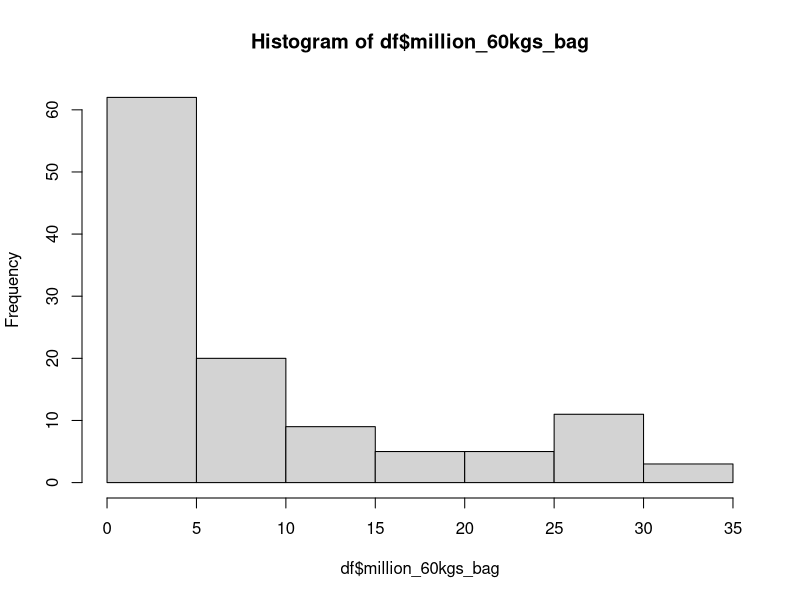
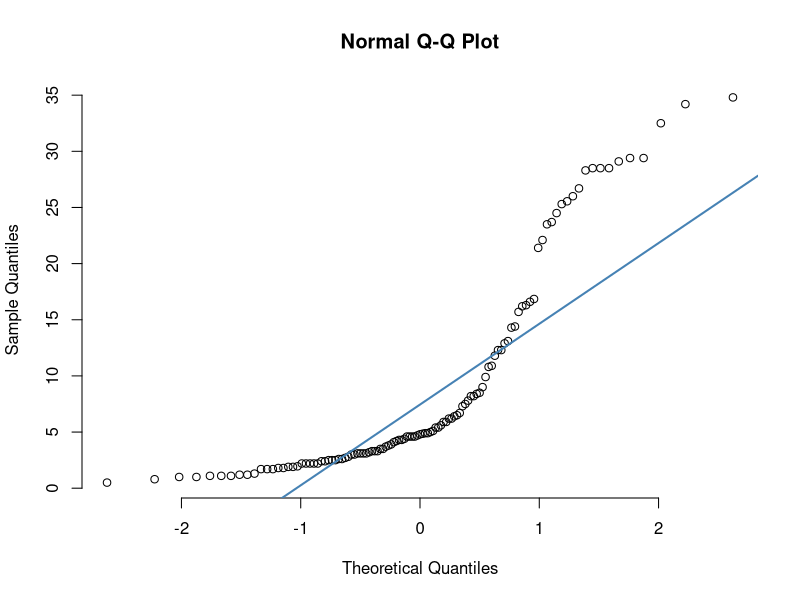
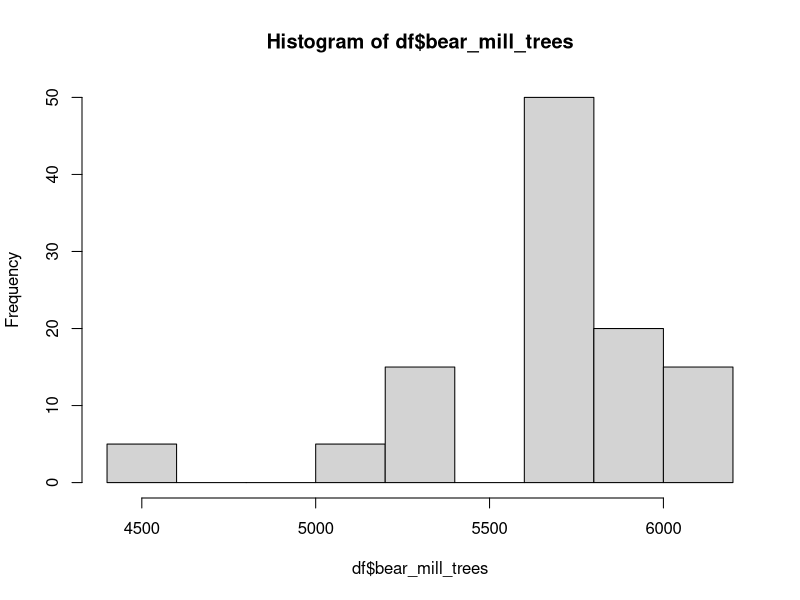
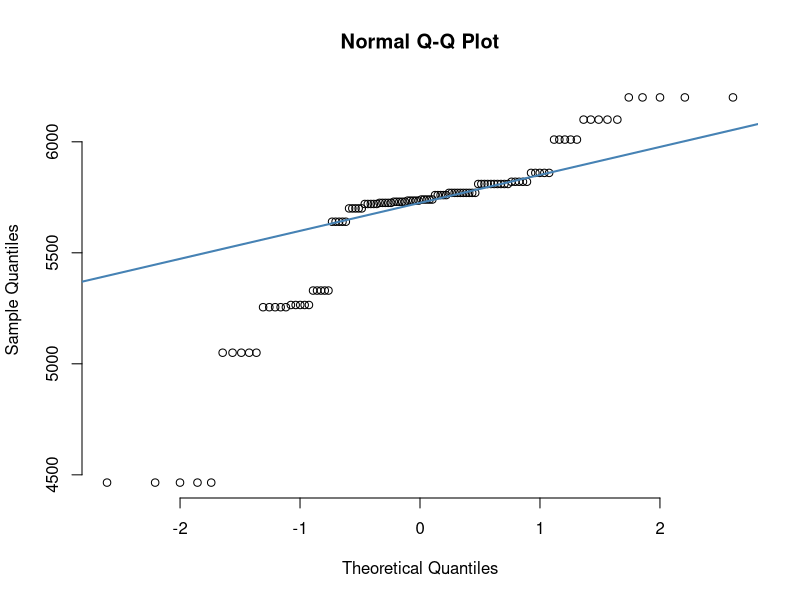
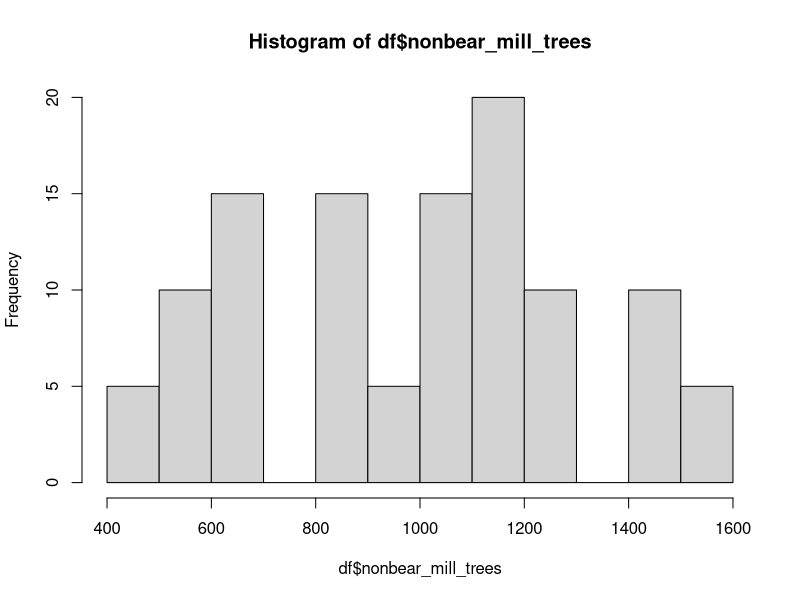
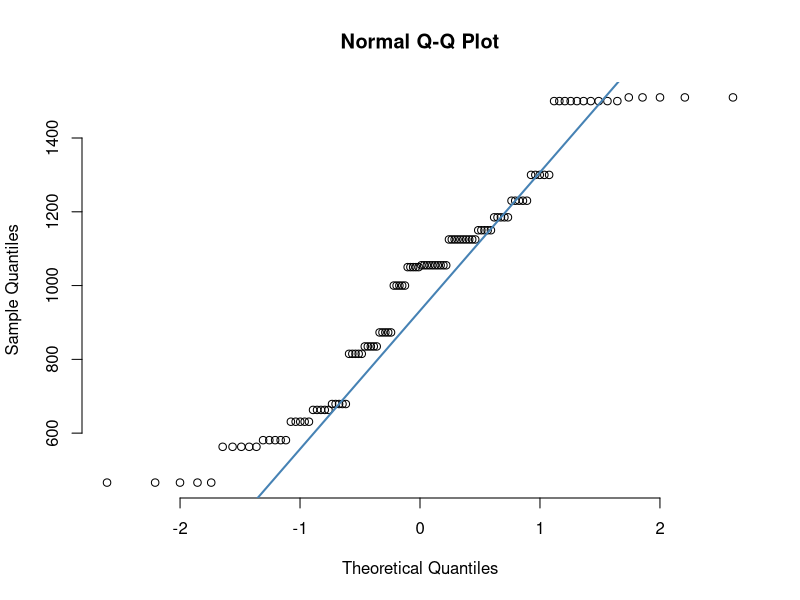
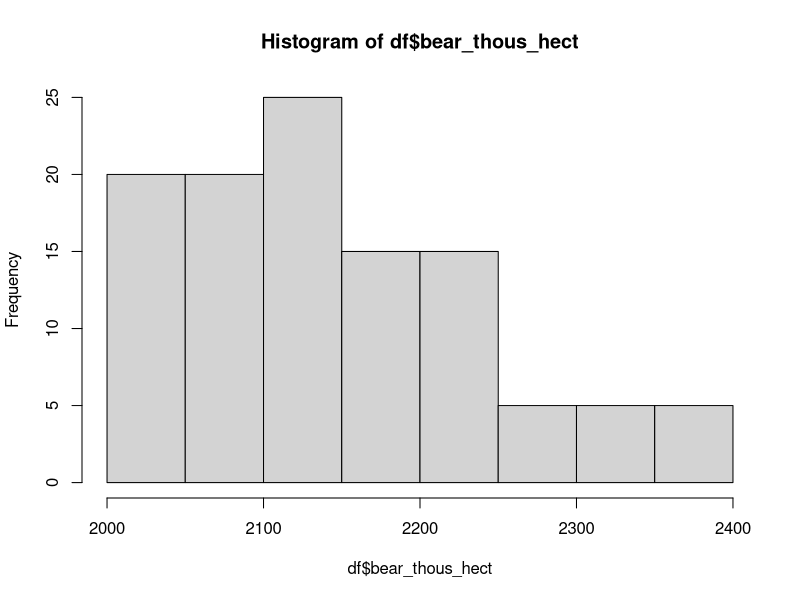
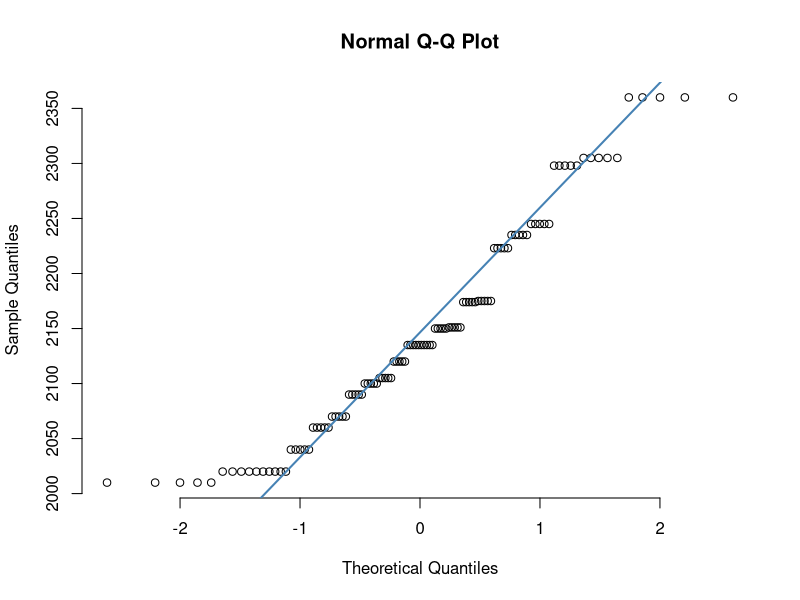

Recreate these plots in R, in order. (Note: this script raises an error after producing the figures.)
library(dplyr)
library(tidyr)
library(class)

library(ggplot2)
library(reshape2)

# load data
coffee <- read.csv("data/csv/ml_data/br_final.csv")

str(coffee)
head(coffee)
dim(coffee)

rowSums(is.na(coffee))


df <- coffee

## univariate analysis ## 

# explore distributions

# coffee production
jpeg(file="images/coffee_prod_hist.png")
hist(df$million_60kgs_bag)
dev.off()

jpeg(file="images/coffee_prod_qq.png")
qqnorm(df$million_60kgs_bag, pch = 1, frame = FALSE)
qqline(df$million_60kgs_bag, col = "steelblue", lwd = 2)
dev.off()

# check shapiro-wilkes test
shapiro.test(df$million_60kgs_bag)
"data:  df$million_60kgs_bag
W = 0.77519, p-value = 5.551e-12"

# coffee growth (bearing trees)
jpeg(file="images/coffee_bearingtrees_hist.png")
hist(df$bear_mill_trees)
dev.off()

jpeg(file="images/coffee_brearingtrees_qq.png")
qqnorm(df$bear_mill_trees, pch = 1, frame = FALSE)
qqline(df$bear_mill_trees, col = "steelblue", lwd = 2)
dev.off()

# check shapiro-wilkes test
shapiro.test(df$bear_mill_trees)
"data:  df$bear_mill_trees
W = 0.81675, p-value = 2.245e-10"

# coffee growth (non-bearing trees)
jpeg(file="images/coffee_nonbearingtrees_hist.png")
hist(df$nonbear_mill_trees)
dev.off()

jpeg(file="images/coffee_nonbearingtrees_qq.png")
qqnorm(df$nonbear_mill_trees, pch = 1, frame = FALSE)
qqline(df$nonbear_mill_trees, col = "steelblue", lwd = 2)
dev.off()

# check shapiro-wilkes test
shapiro.test(df$nonbear_mill_trees)
"data:  df$nonbear_mill_trees
W = 0.94276, p-value = 0.0001357"

# coffee growth (bearing hectares)
jpeg(file="images/coffee_bearinghect_hist.png")
hist(df$bear_thous_hect)
dev.off()

jpeg(file="images/coffee_bearingtrees_qq.png")
qqnorm(df$bear_thous_hect, pch = 1, frame = FALSE)
qqline(df$bear_thous_hect, col = "steelblue", lwd = 2)
dev.off()

# check shapiro-wilkes test
shapiro.test(df$bear_thous_hect)
"data:  df$bear_thous_hect
W = 0.9422, p-value = 0.0001246"

# coffee growth (non-bearing hectares)
jpeg(file="images/coffee_nonbearinghect_hist.png")
hist(df$nonbear_thous_hect)
dev.off()

jpeg(file="images/coffee_nonbearingtrees_qq.png")
qqnorm(df$nonbear_thous_hect, pch = 1, frame = FALSE)
qqline(df$nonbear_thous_hect, col = "steelblue", lwd = 2)
dev.off()

# check shapiro-wilkes test
shapiro.test(df$trees_hect_nonbear)
"data:  df$trees_hect_nonbear
W = 0.91189, p-value = 2.081e-06"

# coffee growth (non-bearing trees/hectares)
jpeg(file="images/coffee_nonbearingtreeshect_hist.png")
hist(df$trees_hect_nonbear)
dev.off()

jpeg(file="images/coffee_nonbearingtrees_qq.png")
qqnorm(df$trees_hect_nonbear, pch = 1, frame = FALSE)
qqline(df$trees_hect_nonbear, col = "steelblue", lwd = 2)
dev.off()

# check shapiro-wilkes test
shapiro.test(df$trees_hect_nonbear)
"data:  df$trees_hect_nonbear
W = 0.91189, p-value = 2.081e-06"

# coffee growth (nbearing trees/hectares)
jpeg(file="images/coffee_bearingtreeshect_hist.png")
hist(df$trees_hect_bear)
dev.off()

jpeg(file="images/coffee_nonbearingtrees_qq.png")
qqnorm(df$trees_hect_bear, pch = 1, frame = FALSE)
qqline(df$trees_hect_bear, col = "steelblue", lwd = 2)
dev.off()

# check shapiro-wilkes test
shapiro.test(df$trees_hect_bear)
"data:  df$trees_hect_bear
W = 0.91545, p-value = 3.225e-06"

# median et (kg/m^2 sum)
jpeg(file="images/et_hist.png")
hist(df$median_et)
dev.off()

jpeg(file="images/et_qq.png")
qqnorm(df$median_et, pch = 1, frame = FALSE)
qqline(df$median_et, col = "steelblue", lwd = 2)
dev.off()

# check shapiro-wilkes test
shapiro.test(df$median_et)
"data:  df$median_et
W = 0.98428, p-value = 0.315

ET APPEARS TO BE NORMAL!"

# avg temp celsius
jpeg(file="images/temp_hist.png")
hist(df$temp_c)
dev.off()

jpeg(file="images/temp_qq.png")
qqnorm(df$temp_c, pch = 1, frame = FALSE)
qqline(df$temp_c, col = "steelblue", lwd = 2)
dev.off()

# check shapiro-wilkes test
shapiro.test(df$temp_c)
"data:  df$temp_c
W = 0.90484, p-value = 1.616e-06"

# avg humidity
jpeg(file="images/humid_hist.png")
hist(df$rel_humid)
dev.off()

jpeg(file="images/humid_qq.png")
qqnorm(df$rel_humid, pch = 1, frame = FALSE)
qqline(df$rel_humid, col = "steelblue", lwd = 2)
dev.off()

# check shapiro-wilkes test
shapiro.test(df$rel_humid)
"data:  df$rel_humid
W = 0.9446, p-value = 0.0002771"

# avg wind speed (knots)
jpeg(file="images/wind_hist.png")
hist(df$wind_speed)
dev.off()

jpeg(file="images/wind_qq.png")
qqnorm(df$wind_speed, pch = 1, frame = FALSE)
qqline(df$wind_speed, col = "steelblue", lwd = 2)
dev.off()

# check shapiro-wilkes test
shapiro.test(df$wind_speed)
"data:  df$wind_speed
W = 0.92612, p-value = 2.13e-05"

# avg unemployment (thousand)
jpeg(file="images/unemp_hist.png")
hist(df$avg_unemp_perc)
dev.off()

jpeg(file="images/unemp_qq.png")
qqnorm(df$avg_unemp_perc, pch = 1, frame = FALSE)
qqline(df$avg_unemp_perc, col = "steelblue", lwd = 2)
dev.off()

# check shapiro-wilkes test
shapiro.test(df$avg_unemp_perc)
"data:  df$avg_unemp_perc
W = 0.93091, p-value = 0.001095"

# explore summary statistics

summary(df$avg_unemp_perc)
"Min. 1st Qu.  Median    Mean 3rd Qu.    Max.    NA's 
  4.125   6.800   7.925   8.881  11.425  14.100      48 "

summary(df$median_et)
" Min. 1st Qu.  Median    Mean 3rd Qu.    Max.    NA's 
  815.6   979.7  1054.5  1049.6  1118.9  1277.0      20 "

summary(df$wind_speed)
"Min. 1st Qu.  Median    Mean 3rd Qu.    Max.    NA's 
  4.752   5.611   6.008   6.400   7.363   8.345      11"

summary(df$rel_humid)
"Min. 1st Qu.  Median    Mean 3rd Qu.    Max.    NA's 
  62.45   71.17   75.82   74.37   78.02   83.24      11"

summary(df$nonbear_mill_trees)
"Min. 1st Qu.  Median    Mean 3rd Qu.    Max.    NA's 
    466     679    1052     995    1185    1510       5"

summary(df$bear_mill_trees)
"Min. 1st Qu.  Median    Mean 3rd Qu.    Max.    NA's 
   4465    5640    5738    5648    5810    6200       5"

summary(df$nonbear_thous_hect)
"Min. 1st Qu.  Median    Mean 3rd Qu.    Max.    NA's 
  148.0   205.0   307.0   298.1   347.0   495.0       5"

summary(df$bear_thous_hect)
"Min. 1st Qu.  Median    Mean 3rd Qu.    Max.    NA's 
   2010    2070    2135    2146    2223    2360       5 "

# explore box-plots (by region)
# non-bearing (TODO)
jpeg(file="images/boxplot.png")
boxplot(df$million_60kgs_bag~df$subdivision)
dev.off()

## bivariate analysis ## 

ndf <- df[order(df$year),] 
# get only arabica, since thats the majority of beans
ndf <- ndf %>% filter(type=="Arabica")

# plot line plot of interesting features
# standardize coffee --> million bags to thousand bags

# line plots
# arabica
jpeg(file="images/arabica_lineplot.png")
ggplot(data = ndf, aes(x=year, y=million_60kgs_bag)) + geom_line(aes(color = subdivision)) 
dev.off()

#et
jpeg(file="images/et_lineplot.png")
ggplot(data = ndf, aes(x=year, y=median_et)) + geom_line(aes(color = subdivision)) 
dev.off()

# plot avg et over years
jpeg(file="images/avg_et_lineplot.png")
et_avg <- aggregate( median_et ~ year , ndf , mean )
ggplot(data = et_avg, aes(x=year, y=median_et)) + geom_line() 
dev.off()

# unemployment
jpeg(file="images/umemp_lineplot.png")
ggplot(data = ndf, aes(x=year, y=avg_unemp_perc)) + geom_line(aes(color = subdivision)) 
dev.off()

# humidity
jpeg(file="images/humid_lineplot.png")
ggplot(data = ndf, aes(x=year, y=rel_humid)) + geom_line(aes(color = subdivision)) 
dev.off()

# plot avg humidity over years
jpeg(file="images/avg_humid_lineplot.png")
humid_avg <- aggregate( rel_humid ~ year , ndf , mean )
ggplot(data = humid_avg, aes(x=year, y=rel_humid)) + geom_line() 
dev.off()

# temp
jpeg(file="images/temp_lineplot.png")
ggplot(data = ndf, aes(x=year, y=temp_c)) + geom_line(aes(color = subdivision)) 
dev.off()

# plot avg temp across years
jpeg(file="images/avg_temp_lineplot.png")
et_avg <- aggregate( temp_c ~ year , ndf , mean )
ggplot(data = et_avg, aes(x=year, y=temp_c)) + geom_line() 
dev.off()

# bar plots
jpeg(file="images/arabica_barplot.png")
ggplot(ndf, aes(fill=subdivision, x=year, y=million_60kgs_bag)) +
  geom_bar(position="stack", stat="identity") 
dev.off()

jpeg(file="images/unemp_barplot.png")
ggplot(ndf, aes(fill=subdivision, x=year, y=avg_unemp_perc)) +
  geom_bar(position="dodge", stat="identity") 
dev.off()

# plot avg production over years
jpeg(file="images/avg_prod_lineplot.png")
prod_avg <- aggregate( million_60kgs_bag ~ year , ndf , mean )
ggplot(data = prod_avg, aes(x=year, y=million_60kgs_bag)) + geom_line() 
dev.off()

# plot avg growth over years
jpeg(file="images/avg_growth_lineplot.png")
growth_avg <- aggregate( trees_hect_bear ~ year , ndf , mean )
ggplot(data = growth_avg, aes(x=year, y=trees_hect_bear)) + geom_line() 
dev.off()

# plot avg non-growth over years
jpeg(file="images/avg_nongrowth_lineplot.png")
growth_avg <- aggregate( trees_hect_nonbear ~ year , ndf , mean )
ggplot(data = growth_avg, aes(x=year, y=trees_hect_nonbear)) + geom_line() 
dev.off()


# explore scatter plots for et 
et <- df
etdf <- et[order(et$year),] 
# get only arabica
etdf <- etdf %>% filter(type=="Arabica")

mget <- etdf %>% filter(subdivision == "Minas Gerais")
saet <- etdf %>% filter(subdivision == "Sao Paulo")
eset <- etdf %>% filter(subdivision == "Espirito Santo")
paet <- etdf %>% filter(subdivision == "Parana")

# median et (kg/m^2 sum)
jpeg(file="images/etARABICA_hist.png")
hist(etdf$median_et)
dev.off()

jpeg(file="images/etARABICA_qq.png")
qqnorm(etdf$median_et, pch = 1, frame = FALSE)
qqline(etdf$median_et, col = "steelblue", lwd = 2)
dev.off()

# check shapiro-wilkes test
shapiro.test(etdf$median_et)
"data:  etdf$median_et
W = 0.98489, p-value = 0.5047"

# total 
# weather vs prod
jpeg(file="images/et_prod.png")
ggplot(et, aes(x=median_et, y=million_60kgs_bag)) + geom_point(aes(color = subdivision))
dev.off()

jpeg(file="images/humid_prod.png")
ggplot(et, aes(x=rel_humid, y=million_60kgs_bag)) + geom_point(aes(color = subdivision))
dev.off()

jpeg(file="images/temp_prod.png")
ggplot(et, aes(x=temp_c, y=million_60kgs_bag)) + geom_point(aes(color = subdivision))
dev.off()

# weather vs weather
jpeg(file="images/et_temp.png")
ggplot(et, aes(x=temp_c, y=median_et)) + geom_point(aes(color = subdivision))
dev.off()

jpeg(file="images/et_humid.png")
ggplot(et, aes(x=rel_humid, y=median_et)) + geom_point(aes(color = subdivision))
dev.off()

jpeg(file="images/et_wind.png")
ggplot(et, aes(x=wind_speed, y=median_et)) + geom_point(aes(color = subdivision))
dev.off()

jpeg(file="images/humid_wind.png")
ggplot(et, aes(x=rel_humid, y=wind_speed)) + geom_point(aes(color = subdivision))
dev.off()

jpeg(file="images/temp_wind.png")
ggplot(et, aes(x=temp_c, y=wind_speed)) + geom_point(aes(color = subdivision))
dev.off()

jpeg(file="images/temp_humid.png")
ggplot(et, aes(x=temp_c, y=rel_humid)) + geom_point(aes(color = subdivision))
dev.off()

# weather vs growth
# et and bearing
jpeg(file="images/et_trees.png")
ggplot(et, aes(x=median_et, y=bear_mill_trees)) + geom_point()
dev.off()

jpeg(file="images/et_hect.png")
ggplot(et, aes(x=median_et, y=bear_thous_hect)) + geom_point()
dev.off()

jpeg(file="images/et_treeshect.png")
ggplot(et, aes(x=median_et, y=trees_hect_bear)) + geom_point()
dev.off()

# et and non-bearing
jpeg(file="images/et_nontrees.png")
ggplot(et, aes(x=median_et, y=nonbear_mill_trees)) + geom_point()
dev.off()

jpeg(file="images/et_nonhect.png")
ggplot(et, aes(x=median_et, y=nonbear_thous_hect)) + geom_point()
dev.off()

jpeg(file="images/et_nontreeshect.png")
ggplot(et, aes(x=median_et, y=trees_hect_nonbear)) + geom_point()
dev.off()

jpeg(file="images/humid_trees.png")
ggplot(et, aes(x=rel_humid, y=bear_mill_trees)) + geom_point()
dev.off()

jpeg(file="images/humid_hect.png")
ggplot(et, aes(x=rel_humid, y=bear_thous_hect)) + geom_point()
dev.off()

jpeg(file="images/humid_treeshect.png")
ggplot(et, aes(x=rel_humid, y=trees_hect_bear)) + geom_point()
dev.off()

jpeg(file="images/temp_trees.png")
ggplot(et, aes(x=temp_c, y=bear_mill_trees)) + geom_point()
dev.off()

jpeg(file="images/temp_hect.png")
ggplot(et, aes(x=temp_c, y=bear_thous_hect)) + geom_point()
dev.off()

jpeg(file="images/temp_treeshect.png")
ggplot(et, aes(x=temp_c, y=trees_hect_bear)) + geom_point()
dev.off()

# make heat plot
# use clean data for heat map
clean <- read.csv("data/csv/ml_data/br_clean_emp.csv")
corr_cols <- subset(clean, select = c(million_60kgs_bag, bear_mill_trees, bear_thous_hect, temp_c, rel_humid, median_et, avg_unemp_perc)) 
cormat <- round(cor(corr_cols),2)
melted_cormat <- melt(cormat)


jpeg(file="images/heatmap.png")
ggplot(data = melted_cormat, aes(x=Var1, y=Var2, fill=value)) + 
  geom_tile() + 
  scale_fill_gradient2(low = "#075AFF",
                       mid = "#FFFFCC",
                       high = "#FF0000") + 
  geom_text(aes(Var2, Var1, label = value),
                          color = "black", size = 4)
dev.off()

# mg 
jpeg(file="images/minais_etkg.png")
ggplot(mget, aes(x=median_et, y=bear_thous_hect)) + geom_point()
dev.off()

# es
jpeg(file="images/espirito_etkg.png")
ggplot(eset, aes(x=median_et, y=bear_thous_hect)) + geom_point()
dev.off()

# pa
jpeg(file="images/parana_etkg.png")
ggplot(paet, aes(x=median_et, y=bear_thous_hect)) + geom_point()
dev.off()

# pa
jpeg(file="images/sao_etkg.png")
ggplot(saet, aes(x=median_et, y=bear_thous_hect)) + geom_point()
dev.off()

# scatter
jpeg(file="images/scatter.png")
ndf_numeric <- subset(ndf, select = c(million_60kgs_bag, median_et, temp_c, wind_speed))
pairs(ndf_numeric , upper.panel = NULL)
dev.off()


